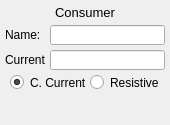
<?xml version="1.0" encoding="UTF-8"?>
<ui version="4.0">
 <class>LoadWidget</class>
 <widget class="QWidget" name="LoadWidget">
  <property name="geometry">
   <rect>
    <x>0</x>
    <y>0</y>
    <width>170</width>
    <height>125</height>
   </rect>
  </property>
  <property name="windowTitle">
   <string>Form</string>
  </property>
  <widget class="QLineEdit" name="valueLineEdit">
   <property name="geometry">
    <rect>
     <x>50</x>
     <y>50</y>
     <width>115</width>
     <height>20</height>
    </rect>
   </property>
  </widget>
  <widget class="QLabel" name="valueLabel">
   <property name="geometry">
    <rect>
     <x>5</x>
     <y>50</y>
     <width>40</width>
     <height>20</height>
    </rect>
   </property>
   <property name="text">
    <string>Current:</string>
   </property>
  </widget>
  <widget class="QLabel" name="nodeTypeLabel">
   <property name="geometry">
    <rect>
     <x>5</x>
     <y>5</y>
     <width>160</width>
     <height>15</height>
    </rect>
   </property>
   <property name="font">
    <font>
     <pointsize>10</pointsize>
     <weight>50</weight>
     <bold>false</bold>
    </font>
   </property>
   <property name="text">
    <string>Consumer</string>
   </property>
   <property name="alignment">
    <set>Qt::AlignCenter</set>
   </property>
  </widget>
  <widget class="QRadioButton" name="currentRadioButton">
   <property name="geometry">
    <rect>
     <x>10</x>
     <y>75</y>
     <width>75</width>
     <height>15</height>
    </rect>
   </property>
   <property name="text">
    <string>C. Current</string>
   </property>
   <property name="checked">
    <bool>true</bool>
   </property>
   <attribute name="buttonGroup">
    <string notr="true">typeButtonGroup</string>
   </attribute>
  </widget>
  <widget class="QRadioButton" name="resistiveRadioButton">
   <property name="geometry">
    <rect>
     <x>90</x>
     <y>75</y>
     <width>75</width>
     <height>15</height>
    </rect>
   </property>
   <property name="text">
    <string>Resistive</string>
   </property>
   <attribute name="buttonGroup">
    <string notr="true">typeButtonGroup</string>
   </attribute>
  </widget>
  <widget class="QLabel" name="nameLabel">
   <property name="geometry">
    <rect>
     <x>5</x>
     <y>25</y>
     <width>40</width>
     <height>20</height>
    </rect>
   </property>
   <property name="font">
    <font>
     <pointsize>9</pointsize>
     <weight>50</weight>
     <bold>false</bold>
    </font>
   </property>
   <property name="text">
    <string>Name:</string>
   </property>
  </widget>
  <widget class="QLineEdit" name="nameLineEdit">
   <property name="geometry">
    <rect>
     <x>50</x>
     <y>25</y>
     <width>115</width>
     <height>20</height>
    </rect>
   </property>
  </widget>
 </widget>
 <resources/>
 <connections/>
 <buttongroups>
  <buttongroup name="typeButtonGroup"/>
 </buttongroups>
</ui>
